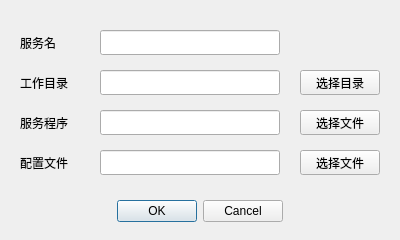
<?xml version="1.0" encoding="UTF-8"?>
<ui version="4.0">
 <class>ServiceConfigDialog</class>
 <widget class="QDialog" name="ServiceConfigDialog">
  <property name="geometry">
   <rect>
    <x>0</x>
    <y>0</y>
    <width>400</width>
    <height>240</height>
   </rect>
  </property>
  <property name="sizePolicy">
   <sizepolicy hsizetype="Fixed" vsizetype="Fixed">
    <horstretch>0</horstretch>
    <verstretch>0</verstretch>
   </sizepolicy>
  </property>
  <property name="windowTitle">
   <string>Dialog</string>
  </property>
  <property name="modal">
   <bool>true</bool>
  </property>
  <widget class="QDialogButtonBox" name="buttonBox">
   <property name="geometry">
    <rect>
     <x>20</x>
     <y>191</y>
     <width>360</width>
     <height>40</height>
    </rect>
   </property>
   <property name="orientation">
    <enum>Qt::Horizontal</enum>
   </property>
   <property name="standardButtons">
    <set>QDialogButtonBox::Cancel|QDialogButtonBox::Ok</set>
   </property>
   <property name="centerButtons">
    <bool>true</bool>
   </property>
  </widget>
  <widget class="QLineEdit" name="LeName">
   <property name="geometry">
    <rect>
     <x>100</x>
     <y>30</y>
     <width>180</width>
     <height>25</height>
    </rect>
   </property>
  </widget>
  <widget class="QLabel" name="label">
   <property name="geometry">
    <rect>
     <x>20</x>
     <y>30</y>
     <width>60</width>
     <height>25</height>
    </rect>
   </property>
   <property name="text">
    <string>服务名</string>
   </property>
  </widget>
  <widget class="QLabel" name="label_2">
   <property name="geometry">
    <rect>
     <x>20</x>
     <y>150</y>
     <width>60</width>
     <height>25</height>
    </rect>
   </property>
   <property name="text">
    <string>配置文件</string>
   </property>
  </widget>
  <widget class="QLineEdit" name="LeConfigFile">
   <property name="geometry">
    <rect>
     <x>100</x>
     <y>150</y>
     <width>180</width>
     <height>25</height>
    </rect>
   </property>
  </widget>
  <widget class="QPushButton" name="BtnSelectConfigFile">
   <property name="geometry">
    <rect>
     <x>300</x>
     <y>150</y>
     <width>80</width>
     <height>25</height>
    </rect>
   </property>
   <property name="text">
    <string>选择文件</string>
   </property>
  </widget>
  <widget class="QLabel" name="label_3">
   <property name="geometry">
    <rect>
     <x>20</x>
     <y>110</y>
     <width>60</width>
     <height>25</height>
    </rect>
   </property>
   <property name="text">
    <string>服务程序</string>
   </property>
  </widget>
  <widget class="QLineEdit" name="LeProgramFile">
   <property name="geometry">
    <rect>
     <x>100</x>
     <y>110</y>
     <width>180</width>
     <height>25</height>
    </rect>
   </property>
  </widget>
  <widget class="QPushButton" name="BtnSelectProgramFile">
   <property name="geometry">
    <rect>
     <x>300</x>
     <y>110</y>
     <width>80</width>
     <height>25</height>
    </rect>
   </property>
   <property name="text">
    <string>选择文件</string>
   </property>
  </widget>
  <widget class="QLabel" name="label_4">
   <property name="geometry">
    <rect>
     <x>20</x>
     <y>70</y>
     <width>60</width>
     <height>25</height>
    </rect>
   </property>
   <property name="text">
    <string>工作目录</string>
   </property>
  </widget>
  <widget class="QLineEdit" name="LeWorkDir">
   <property name="geometry">
    <rect>
     <x>100</x>
     <y>70</y>
     <width>180</width>
     <height>25</height>
    </rect>
   </property>
  </widget>
  <widget class="QPushButton" name="BtnSelectWorkDir">
   <property name="geometry">
    <rect>
     <x>300</x>
     <y>70</y>
     <width>80</width>
     <height>25</height>
    </rect>
   </property>
   <property name="text">
    <string>选择目录</string>
   </property>
  </widget>
 </widget>
 <tabstops>
  <tabstop>LeName</tabstop>
  <tabstop>LeProgramFile</tabstop>
  <tabstop>BtnSelectProgramFile</tabstop>
  <tabstop>LeConfigFile</tabstop>
  <tabstop>BtnSelectConfigFile</tabstop>
 </tabstops>
 <resources/>
 <connections/>
</ui>
